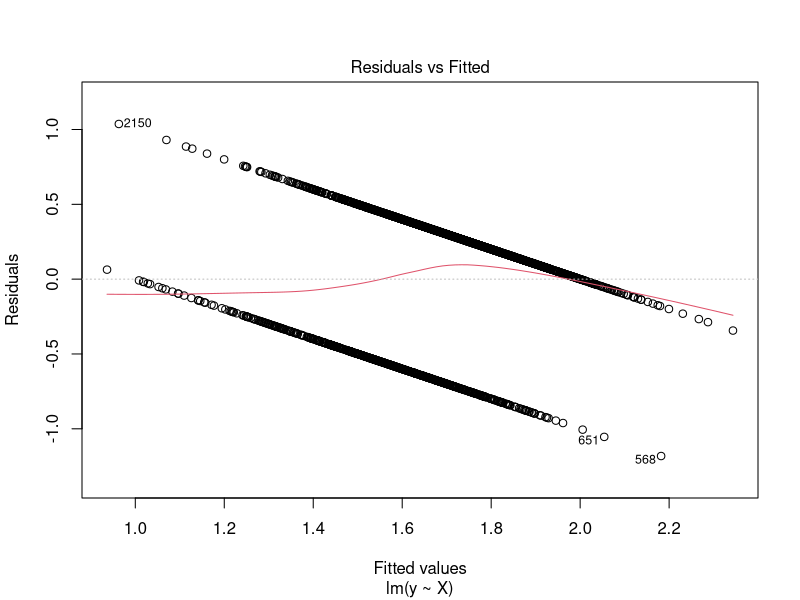
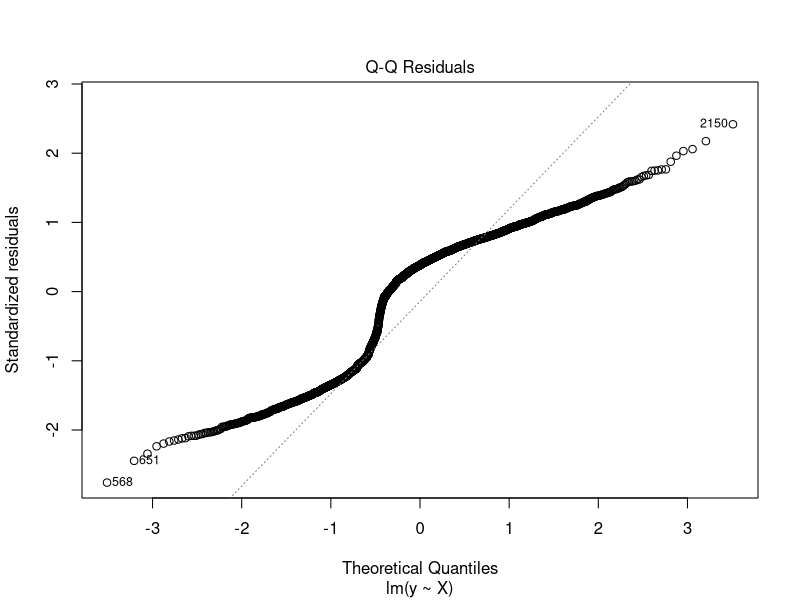
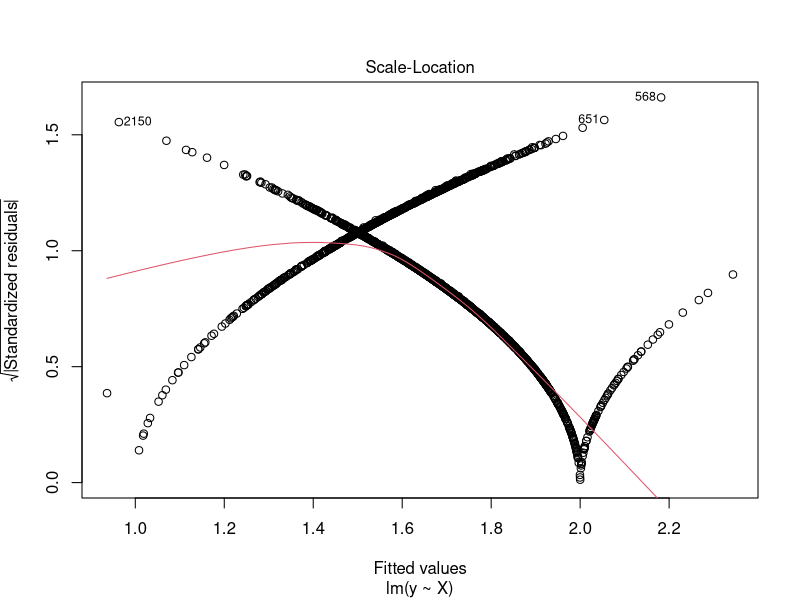
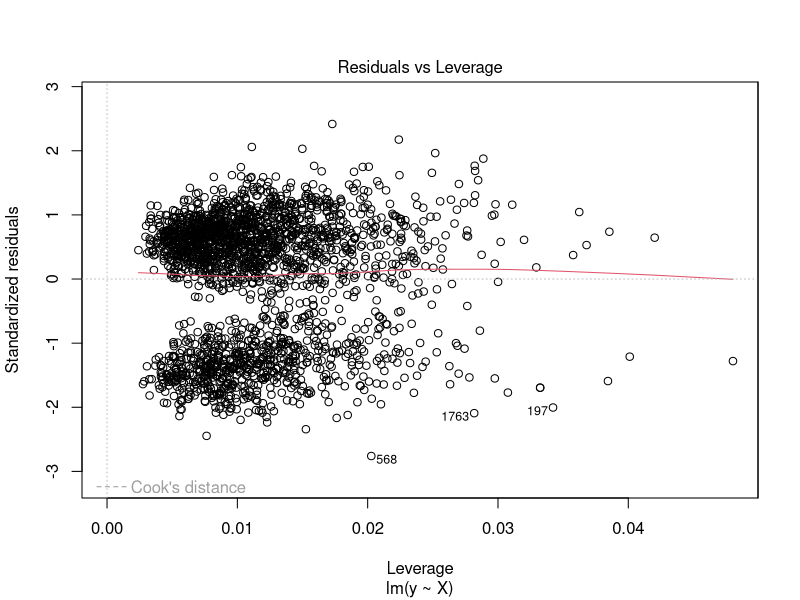

Reproduce these figures in R, in order.
#Big Data Science: Tutorial1
# R tutorial code on regression, crossvalidation, 
# and regularization. The data used in the tutorial are Big Five personality trait # questionnaire scores from 2800 students, including their age, education, and gender. 


#Load software packages and prepare the data

#load required packages
if(!require("psych")){
  install.packages("psych")
  library("psych")
}

if(!require("glmnet")){
  install.packages("glmnet")
  library("glmnet")
}

if(!require("Matrix")){
  install.packages("Matrix")
  library("Matrix")
}

#load the dataset from: https://www.personality-project.org/r/html/bfi.html
data('bfi')

#remove participants with missing values
ind = rowSums(is.na(bfi))==0
bfi = bfi[ind,]

#Features: Big Five questionnaire scores
X = bfi[,c(1:5,6:10,11:15,16:20,21:25)]
rownames(X)= NULL
X = data.matrix(X, rownames.force = NA)

#Labels: Gender
y = bfi[,c(26)]
rownames(y)= NULL
y = data.matrix(y, rownames.force = NA)
y = rowMeans(y)



#Inspect your data. Return the following variables "nfeatures" (number of features), "nsamples" 
#(number of samples), "minlabel" (minimum value across labels), "maxlabel" (maximum value across labels).

nfeatures = dim(X)[2]
nsamples = dim(X)[1]
minlabel = min(y)
maxlabel = max(y)

print(nfeatures)
print(nsamples)
print(minlabel)
print(maxlabel)


#Predict y from X using a linear regression (no regularization, no crossvalidation). Return a variable 
#"rsquared" that contains the R-squared value of the model fit with at least four-digit precision (e.g. rsquared = 0.9752).

options(digits=4) # if we want to keep 4 significant digits.
fit.lm <- lm(y~X)
plot(fit.lm)
s.fit.lm <- summary(fit.lm)
print(s.fit.lm$r.squared)


#Predict y from X using a LASSO regression (no crossvalidation) with lambda=0.05. Inspect the 
#coefficients of the fitted LASSO model (e.g. "fit$beta") and return a variable "ncoeff" that contains 
#the number of non-zero coefficients in the model.

fit=glmnet(X,y,alpha=1,lambda=0.05)

ncoeff = sum(fit$beta!=0)

print(ncoeff)

####
#Predict y from X using a RIDGE regression (no crossvalidation). Hint: The difference between RIDGE and 
#LASSO regresssion in glmntet is in the choice of the alpha parameter (Use the internet to learn more 
#about the alpha parameter in glmnet, and about the difference between RIDGE and LASSO).
#
#Our task is to compare the coefficients two different RIDGE model model fits. The first model uses less 
#regularization (lambda=0.01) and the second model more regularization (lambda=1). Return two variables 
#"less_reg" and "more_reg" that each contain the minimum, maximum, and max-min difference of coefficient 
#values for each case, using at least a four-digit precision. Example: coefficients=c(-2,0,-5,4,1), 
#return_variable=c(-5.0000,4.0000,9.0000).

fit = glmnet(X,y,alpha=0,lambda=0.01)
less_reg = c(min(fit$beta), max(fit$beta), max(fit$beta) - min(fit$beta))

fit = glmnet(X,y,alpha=0,lambda=1)
more_reg = c(min(fit$beta), max(fit$beta), max(fit$beta) - min(fit$beta))

print(less_reg)
print(more_reg)

#Predict y from X using a LASSO regression with crossvalidation (glmnet default parameters for lambda and cv). 
#What is the maximum number of coefficients that can be dropped (set to zero) before LASSO looses fit performance 
#over linear regression? The loss of performance is defined as LASSO Mean-Squared Error confidence intervals 
#exceeding the Mean-Squared Error of the linear regression. Return a variable "ndrop" that contains the number 
#of coefficients that can be dropped.

lasso = cv.glmnet(X,y,alpha=1)
reg = cv.glmnet(X,y,alpha=0,lambda=exp(c(-10,-9)))

total = reg$nzero[1]
nonzero= min(lasso$nzero[lasso$cvlo <= mean(reg$cvm)])
ndrop = total-nonzero
ndrop=unname(ndrop)
print(ndrop)


### ADDITIONAL TASK "Adding nonlinear predictors"
#
#How much can we improve the model by adding polynomial features? To answer this question, extend the 25 
#features in X with second-order polynomials and interactions (X2 with 350 features). 

#Return a variable "comparison" containing the minimum average Mean-Squared 
#Error for: the simple model, the polynomial model, and the polynomial - simple model difference using at least 
#four-point precision (i.e. comparison = c(0.5000,0.4200,0.0800)

#polynomial features
pairs <- t(combn(ncol(X), 2))
interactions <- sapply(seq(choose(ncol(X), 2)), function(i){
  X[,pairs[i,1]]*X[,pairs[i,2]]
})
X2 <- cbind(X, X^2, interactions)

#fit the models
fit <- cv.glmnet(X, y)
fit_poly <- cv.glmnet(X2, y)

#extract performance
performance = c(min(fit$cvm),min(fit_poly$cvm),min(fit$cvm)-min(fit_poly$cvm))

print(performance)

